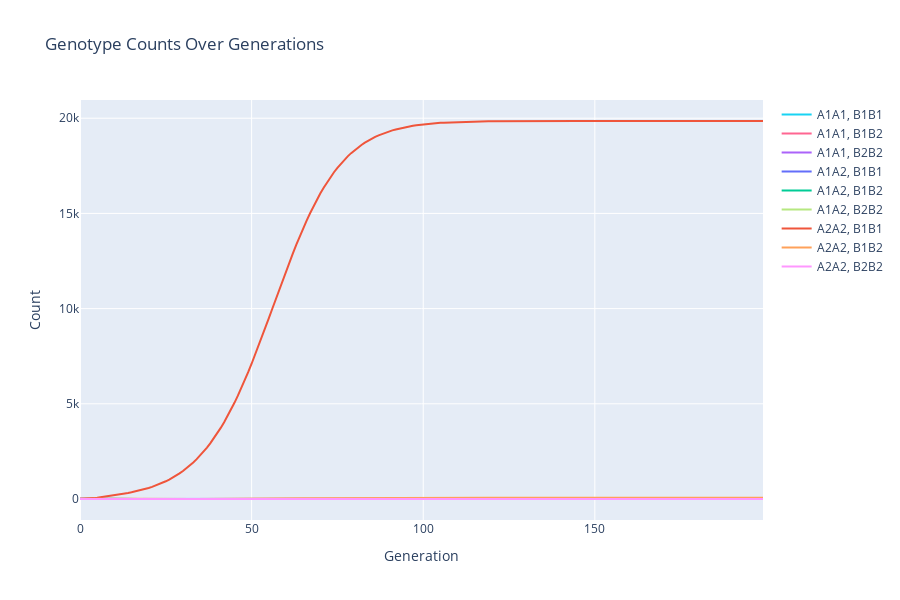
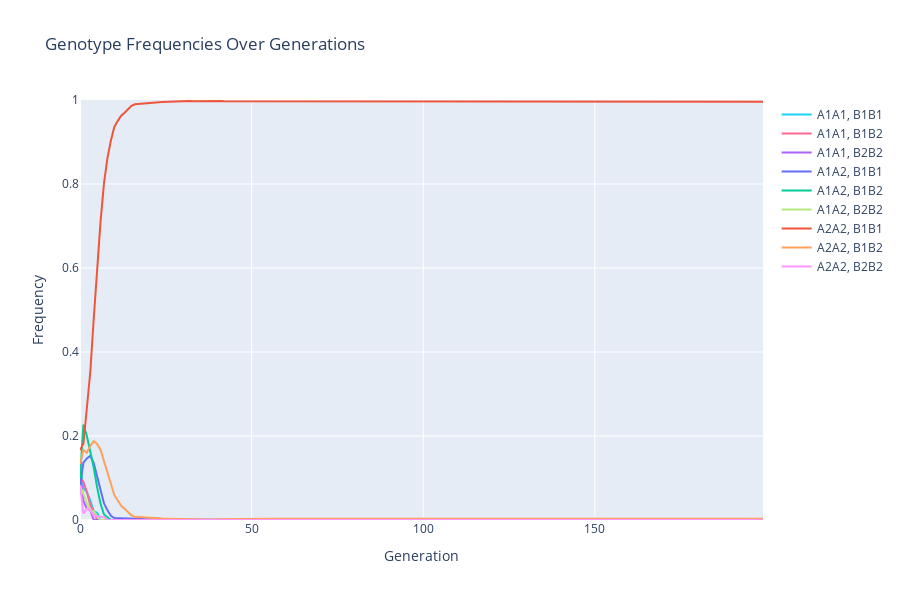
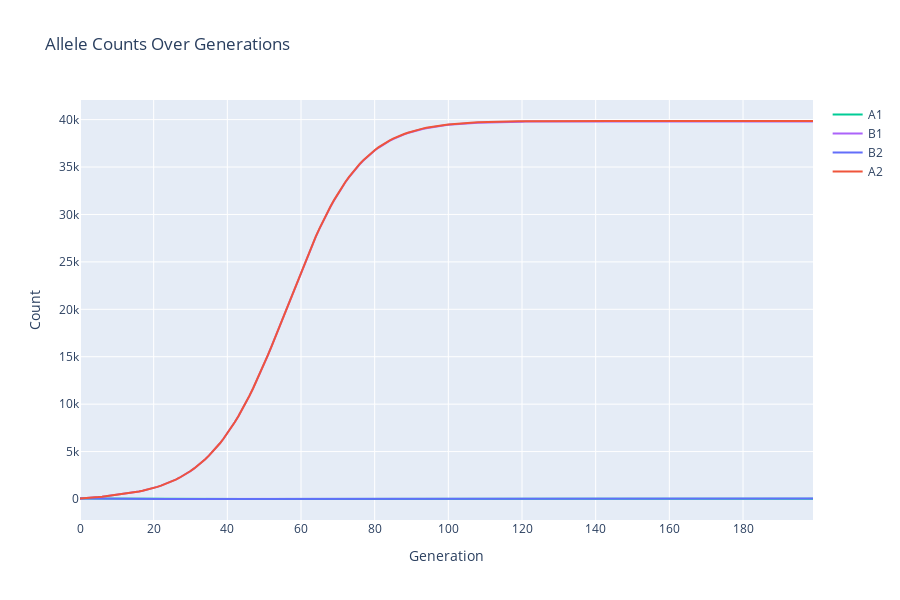
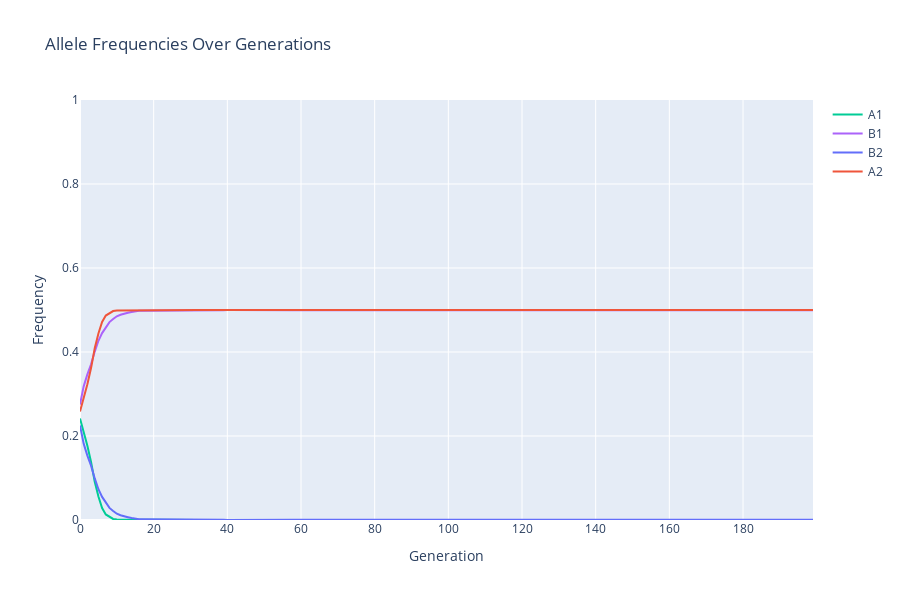

The cell these charts' notebook holds for them, in order:
### Code cell
pg = pop_gen()

loci = 2
alleles = 2
Nm = 50
Nf = 50
seed = 42

pg.genotype_data = pg.generate_genotype_data(loci, alleles, Nm, Nf, seed)
pg.growth_rate = 1.1
pg.growth_rate=0.1
pg.mutation_rate=0.01
pg.carrying_capacity = 20000

pg.run(200)
pg.plot_genotype_counts()
pg.plot_genotype_frequencies()
pg.plot_allele_counts()
pg.plot_allele_frequencies()
pg.plot_population_sizes()
pg.plot_effective_population_sizes()
pg.plot_average_fitness()

### Figure 1 — Plotly figure (JSON) as saved in the notebook; plotly's stock layout.template omitted (floating-point values rounded to 4 significant figures; data arrays with more than 128 entries replaced by an {"elided": "..."} marker saying what was removed)
{"data": [{"hoverinfo": "text", "line": {"color": "#19D3F3"}, "mode": "lines", "name": "A1A1, B1B1", "text": {"elided": "200 str values"}, "type": "scatter", "x": {"elided": "200 int values"}, "y": {"elided": "200 int values"}}, {"hoverinfo": "text", "line": {"color": "#FF6692"}, "mode": "lines", "name": "A1A1, B1B2", "text": {"elided": "200 str values"}, "type": "scatter", "x": {"elided": "200 int values"}, "y": {"elided": "200 int values"}}, {"hoverinfo": "text", "line": {"color": "#AB63FA"}, "mode": "lines", "name": "A1A1, B2B2", "text": {"elided": "200 str values"}, "type": "scatter", "x": {"elided": "200 int values"}, "y": {"elided": "200 int values"}}, {"hoverinfo": "text", "line": {"color": "#636EFA"}, "mode": "lines", "name": "A1A2, B1B1", "text": {"elided": "200 str values"}, "type": "scatter", "x": {"elided": "200 int values"}, "y": {"elided": "200 int values"}}, {"hoverinfo": "text", "line": {"color": "#00CC96"}, "mode": "lines", "name": "A1A2, B1B2", "text": {"elided": "200 str values"}, "type": "scatter", "x": {"elided": "200 int values"}, "y": {"elided": "200 int values"}}, {"hoverinfo": "text", "line": {"color": "#B6E880"}, "mode": "lines", "name": "A1A2, B2B2", "text": {"elided": "200 str values"}, "type": "scatter", "x": {"elided": "200 int values"}, "y": {"elided": "200 int values"}}, {"hoverinfo": "text", "line": {"color": "#EF553B"}, "mode": "lines", "name": "A2A2, B1B1", "text": {"elided": "200 str values"}, "type": "scatter", "x": {"elided": "200 int values"}, "y": {"elided": "200 int values"}}, {"hoverinfo": "text", "line": {"color": "#FFA15A"}, "mode": "lines", "name": "A2A2, B1B2", "text": {"elided": "200 str values"}, "type": "scatter", "x": {"elided": "200 int values"}, "y": {"elided": "200 int values"}}, {"hoverinfo": "text", "line": {"color": "#FF97FF"}, "mode": "lines", "name": "A2A2, B2B2", "text": {"elided": "200 str values"}, "type": "scatter", "x": {"elided": "200 int values"}, "y": {"elided": "200 int values"}}], "layout": {"height": 600, "hovermode": "closest", "title": {"text": "Genotype Counts Over Generations"}, "xaxis": {"title": {"text": "Generation"}}, "yaxis": {"title": {"text": "Count"}}}}

### Figure 2 — Plotly figure (JSON) as saved in the notebook; plotly's stock layout.template omitted (floating-point values rounded to 4 significant figures; data arrays with more than 128 entries replaced by an {"elided": "..."} marker saying what was removed)
{"data": [{"hoverinfo": "text", "line": {"color": "#19D3F3"}, "mode": "lines", "name": "A1A1, B1B1", "text": {"elided": "200 str values"}, "type": "scatter", "x": {"elided": "200 int values"}, "y": {"elided": "200 float values"}}, {"hoverinfo": "text", "line": {"color": "#FF6692"}, "mode": "lines", "name": "A1A1, B1B2", "text": {"elided": "200 str values"}, "type": "scatter", "x": {"elided": "200 int values"}, "y": {"elided": "200 float values"}}, {"hoverinfo": "text", "line": {"color": "#AB63FA"}, "mode": "lines", "name": "A1A1, B2B2", "text": {"elided": "200 str values"}, "type": "scatter", "x": {"elided": "200 int values"}, "y": {"elided": "200 float values"}}, {"hoverinfo": "text", "line": {"color": "#636EFA"}, "mode": "lines", "name": "A1A2, B1B1", "text": {"elided": "200 str values"}, "type": "scatter", "x": {"elided": "200 int values"}, "y": {"elided": "200 float values"}}, {"hoverinfo": "text", "line": {"color": "#00CC96"}, "mode": "lines", "name": "A1A2, B1B2", "text": {"elided": "200 str values"}, "type": "scatter", "x": {"elided": "200 int values"}, "y": {"elided": "200 float values"}}, {"hoverinfo": "text", "line": {"color": "#B6E880"}, "mode": "lines", "name": "A1A2, B2B2", "text": {"elided": "200 str values"}, "type": "scatter", "x": {"elided": "200 int values"}, "y": {"elided": "200 float values"}}, {"hoverinfo": "text", "line": {"color": "#EF553B"}, "mode": "lines", "name": "A2A2, B1B1", "text": {"elided": "200 str values"}, "type": "scatter", "x": {"elided": "200 int values"}, "y": {"elided": "200 float values"}}, {"hoverinfo": "text", "line": {"color": "#FFA15A"}, "mode": "lines", "name": "A2A2, B1B2", "text": {"elided": "200 str values"}, "type": "scatter", "x": {"elided": "200 int values"}, "y": {"elided": "200 float values"}}, {"hoverinfo": "text", "line": {"color": "#FF97FF"}, "mode": "lines", "name": "A2A2, B2B2", "text": {"elided": "200 str values"}, "type": "scatter", "x": {"elided": "200 int values"}, "y": {"elided": "200 float values"}}], "layout": {"height": 600, "hovermode": "closest", "title": {"text": "Genotype Frequencies Over Generations"}, "xaxis": {"title": {"text": "Generation"}}, "yaxis": {"range": [0, 1], "title": {"text": "Frequency"}}}}

### Figure 3 — Plotly figure (JSON) as saved in the notebook; plotly's stock layout.template omitted (floating-point values rounded to 4 significant figures; data arrays with more than 128 entries replaced by an {"elided": "..."} marker saying what was removed)
{"data": [{"hoverinfo": "text", "line": {"color": "#00CC96"}, "mode": "lines", "name": "A1", "text": {"elided": "200 str values"}, "type": "scatter", "x": {"elided": "200 int values"}, "y": {"elided": "200 int values"}}, {"hoverinfo": "text", "line": {"color": "#AB63FA"}, "mode": "lines", "name": "B1", "text": {"elided": "200 str values"}, "type": "scatter", "x": {"elided": "200 int values"}, "y": {"elided": "200 int values"}}, {"hoverinfo": "text", "line": {"color": "#636EFA"}, "mode": "lines", "name": "B2", "text": {"elided": "200 str values"}, "type": "scatter", "x": {"elided": "200 int values"}, "y": {"elided": "200 int values"}}, {"hoverinfo": "text", "line": {"color": "#EF553B"}, "mode": "lines", "name": "A2", "text": {"elided": "200 str values"}, "type": "scatter", "x": {"elided": "200 int values"}, "y": {"elided": "200 int values"}}], "layout": {"height": 600, "hovermode": "closest", "title": {"text": "Allele Counts Over Generations"}, "xaxis": {"title": {"text": "Generation"}}, "yaxis": {"title": {"text": "Count"}}}}

### Figure 4 — Plotly figure (JSON) as saved in the notebook; plotly's stock layout.template omitted (floating-point values rounded to 4 significant figures; data arrays with more than 128 entries replaced by an {"elided": "..."} marker saying what was removed)
{"data": [{"hoverinfo": "text", "line": {"color": "#00CC96"}, "mode": "lines", "name": "A1", "text": {"elided": "200 str values"}, "type": "scatter", "x": {"elided": "200 int values"}, "y": {"elided": "200 float values"}}, {"hoverinfo": "text", "line": {"color": "#AB63FA"}, "mode": "lines", "name": "B1", "text": {"elided": "200 str values"}, "type": "scatter", "x": {"elided": "200 int values"}, "y": {"elided": "200 float values"}}, {"hoverinfo": "text", "line": {"color": "#636EFA"}, "mode": "lines", "name": "B2", "text": {"elided": "200 str values"}, "type": "scatter", "x": {"elided": "200 int values"}, "y": {"elided": "200 float values"}}, {"hoverinfo": "text", "line": {"color": "#EF553B"}, "mode": "lines", "name": "A2", "text": {"elided": "200 str values"}, "type": "scatter", "x": {"elided": "200 int values"}, "y": {"elided": "200 float values"}}], "layout": {"height": 600, "hovermode": "closest", "title": {"text": "Allele Frequencies Over Generations"}, "xaxis": {"title": {"text": "Generation"}}, "yaxis": {"range": [0, 1], "title": {"text": "Frequency"}}}}
